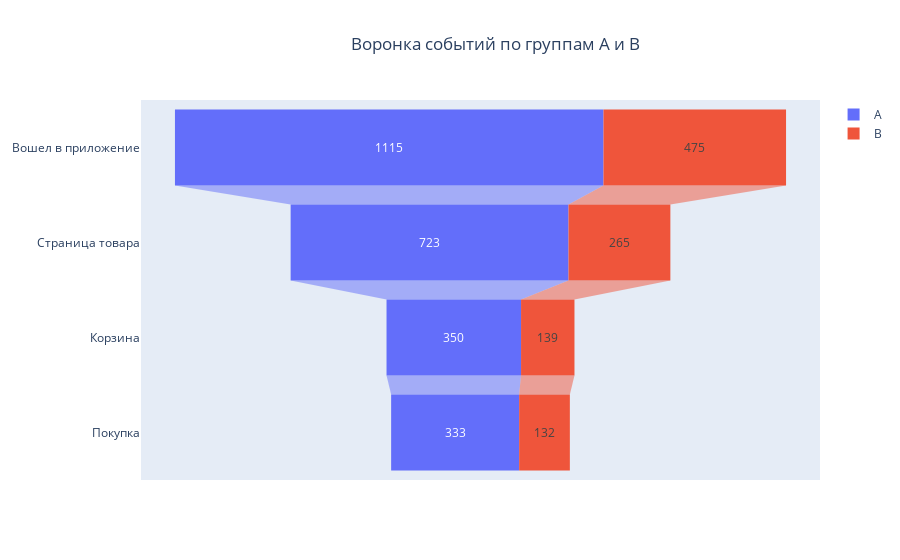

The cell this chart's notebook holds for it:
### Code cell
new_funnel = funnels(new_events_and_profiles,new_groups)
display('Воронка по обработанным данным:', new_funnel)

fig = go.Figure()
fig.update_layout(title={'text' :'Воронка событий по группам A и B', 'x':0.55, 'xanchor': 'center'})
for event in ['A', 'B']:    
    fig.add_trace(go.Funnel(
    name = event,
    y=['Вошел в приложение', 'Страница товара', 'Корзина', 'Покупка'],
    x=new_funnel[event]))
fig.show()

### Figure 1 — Plotly figure (JSON) as saved in the notebook; plotly's stock layout.template omitted (floating-point values rounded to 4 significant figures)
{"data": [{"name": "A", "type": "funnel", "x": [1115, 723, 350, 333], "y": ["Вошел в приложение", "Страница товара", "Корзина", "Покупка"]}, {"name": "B", "type": "funnel", "x": [475, 265, 139, 132], "y": ["Вошел в приложение", "Страница товара", "Корзина", "Покупка"]}], "layout": {"title": {"text": "Воронка событий по группам A и B", "x": 0.55, "xanchor": "center"}}}
